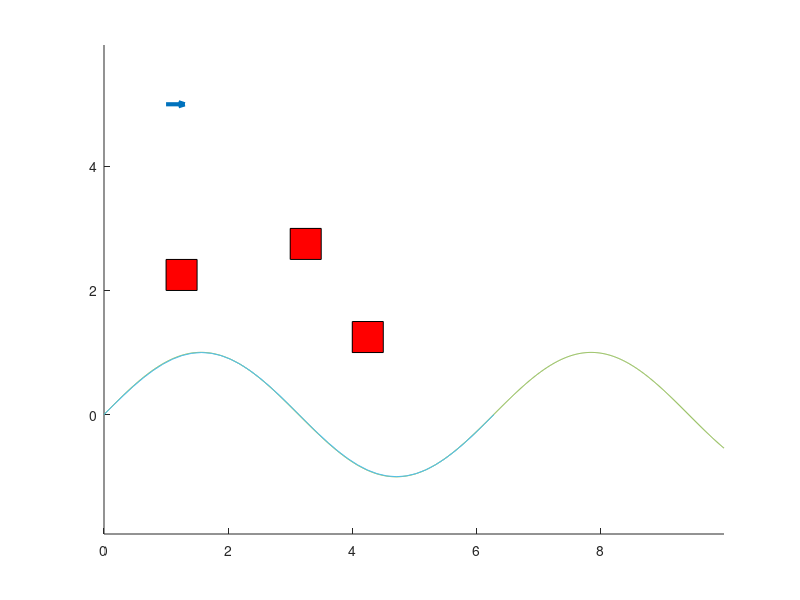

Write the MATLAB code that produced this figure.
%%%
% This is a workspace for visualizing the vehicle, unsafe set, and target
% set
%%%
clear all
close all

L = 0.3; % meters
lr = L/2;
load('targetSet.mat')

%% Initial state

% limits:
% velocity: 0.5 m/s
% steering angle: +- 20deg

x = [1; 5; 0; 0]; % z = (x_pos; y_pos; theta; delta) x and y are rear axle of vehicle


u = [0, 0]'; % u = (v, omega) omega is steering angle rate 

%% vehicle model
% zdot
x1dot = u(1) * cos(x(3)); % v*cos(theta + beta)
x2dot = u(1) * sin(x(3)); % v*sin(theta + beta)
x3dot = u(1) * (tan(x(4)))/(L); % v*(tan(delta))/L; L is length of vehicle
x4dot = u(2);

x = x + [x1dot; x2dot; x3dot; x4dot];

%% Target Set
 % x_all contains the target set of states for a sine wave. Ignore rows 5
 % and 6
load('targetSet.mat')
x_all = x_all(:, 1:2000);

%% Unsafe set

U = [1,2,0.5,0.5;
     3,2.5,0.5,0.5;
     4,1,0.5,0.5];

%% Plotting

t = 0:pi/20:2*pi;

figure(1)
hold on
axis equal
quiver(x(1),x(2), (L*cos(x(3))), (L*sin(x(3))), 0, 'linewidth',3)
plot(x_all(1,:), x_all(2,:))
plot(t, sin(t))
rectangle('Position',U(1,:),'FaceColor',[1 0 0])
rectangle('Position',U(2,:),'FaceColor',[1 0 0])
rectangle('Position',U(3,:),'FaceColor',[1 0 0])

